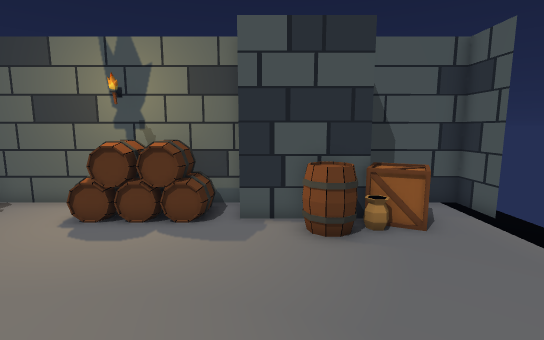
view 1 (above)

12 first-person views from a walk through a scene from a Unity 3-D project. The camera is 1.4 m above the floor, tilts 8° down and sees 85° across. The floor is counted in squares, 0.5 m on a side. Each view is taken from the middle of a square. On the plan, view 1 faces up. The plan holds only what a view shows up to about 20 squares ahead; the rest is blank. The place goes on beyond the plan. The player character is not drawn. Some animated figures are not drawn. Door leaves are left out, so doorways stand open.

view 2
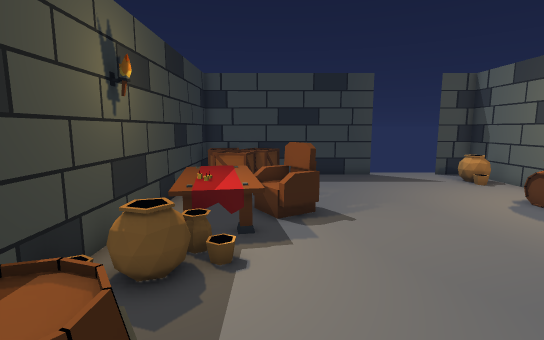

view 3
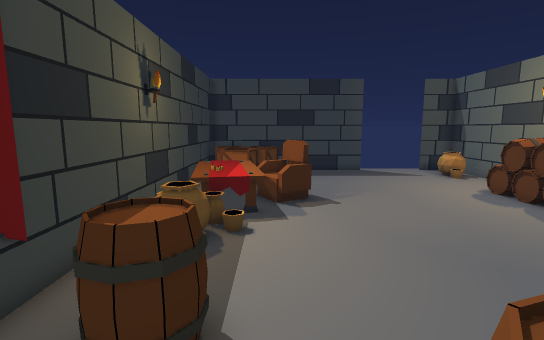

view 4
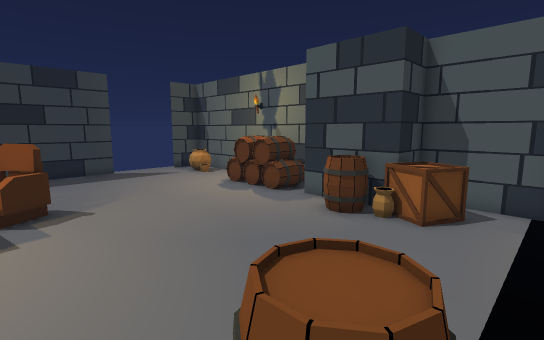

view 5
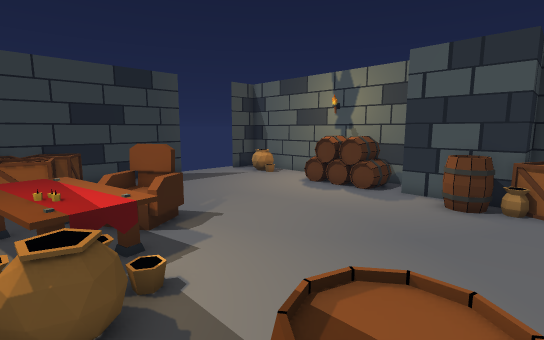

view 6
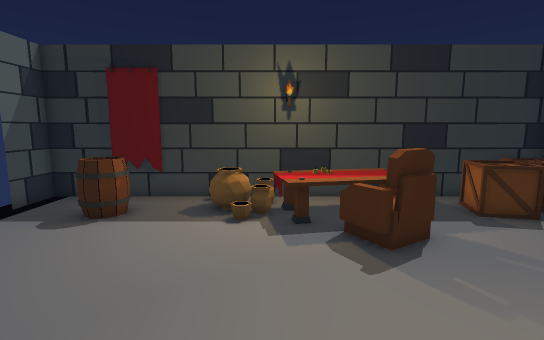

view 7
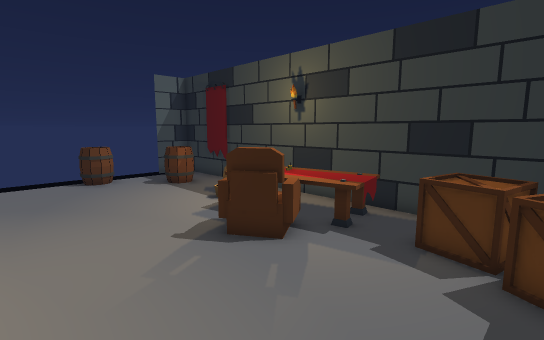

view 8
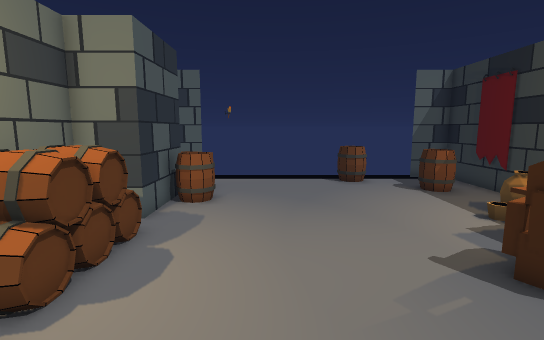

view 9
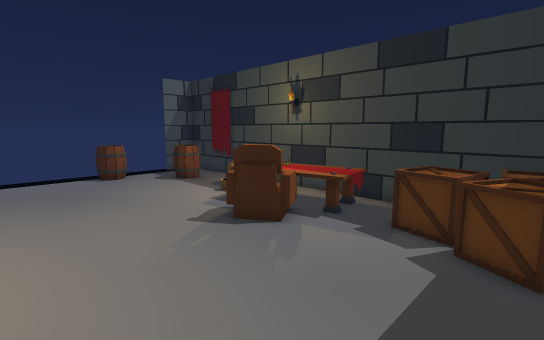

view 10
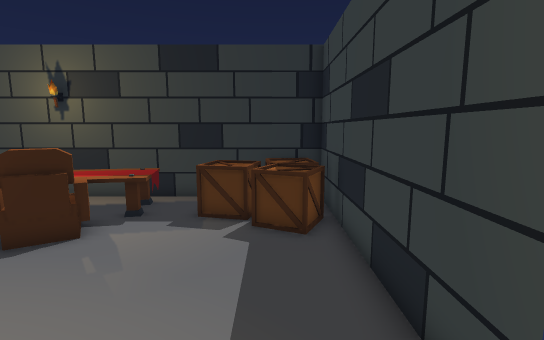

view 11
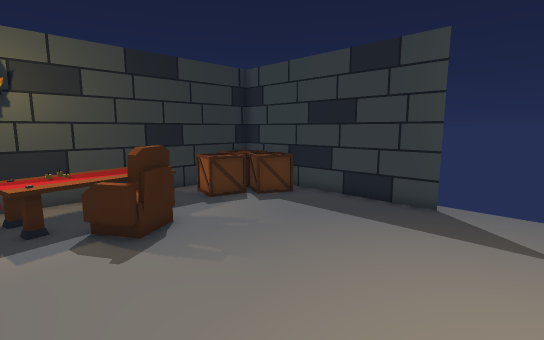

view 12
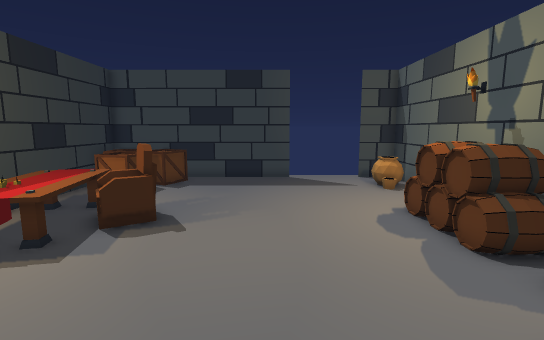

### Floor plan
Key: @ floor where view 1 was taken; # wall or solid block; . floor; / step, stairs or slope; D open door; = window, fence, low wall or low ledge; B barrel; C crate; P pot; H chair; T table; A banner; O other object.
Columns run from 13 left of view 1 to 7 right of it. Each row starts with its distance up from view 1.
 11 #############   #####
 10 #.PP...=#BBO#   #C..#
  9 D.PP...BBBBO#####CC.#
  8 D.............BBOC...
  7 D.............BB.....
  6 D....................
  5 D....................
  4 #....................
  3 #....................
  2 #....................
  1 #.................BBB
  0 #......HHH...@....BBB
 -1 #CC....HHHT..........
 -2 #CCCC.TTHTTT/...BB...
 -3 #CCCC.TTTOOTPP..BB..#
 -4 #CCCC.TTTTTTPP......#
 -5 ################A####

Where each view was taken, in squares from view 1:
view 1: 0 up, 0 right, facing up
view 2: 1 down, 5 right, facing left
view 3: 1 down, 7 right, facing left
view 4: 1 down, 7 right, facing up-left
view 5: 4 down, 4 right, facing up-left
view 6: 7 up, 2 left, facing down
view 7: 5 up, 11 left, facing down-right
view 8: 5 up, 10 left, facing right
view 9: 6 up, 12 left, facing down-right
view 10: 7 up, 11 left, facing down
view 11: 8 up, 2 left, facing down-left
view 12: 4 up, 4 right, facing left
